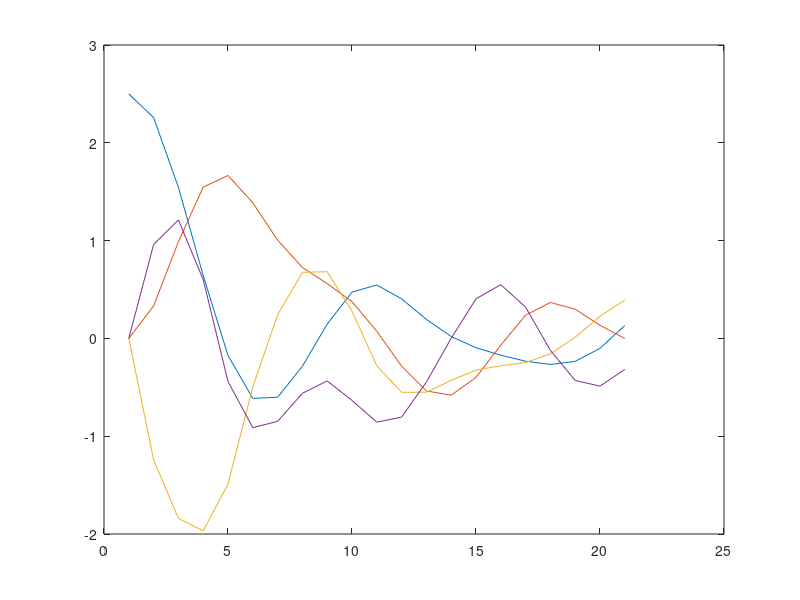

MATLAB code for this plot:
N = 20;
nx = 8;
nu = 3;

A = [0.76272   0.11488   0.00248   0.00002   0.45961   0.01981   0.00025   0.00000 ;
  0.11488   0.76520   0.11490   0.00248   0.01981   0.45987   0.01981   0.00025 ;
  0.00248   0.11490   0.76520   0.11488   0.00025   0.01981   0.45987   0.01981 ;
  0.00002   0.00248   0.11488   0.76272   0.00000   0.00025   0.01981   0.45961 ;
 -0.89941   0.42024   0.01931   0.00025   0.76272   0.11488   0.00248   0.00002 ;
  0.42024  -0.88010   0.42049   0.01931   0.11488   0.76520   0.11490   0.00248 ;
  0.01931   0.42049  -0.88010   0.42024   0.00248   0.11490   0.76520   0.11488 ;
  0.00025   0.01931   0.42024  -0.89941   0.00002   0.00248   0.11488   0.76272 ];

B = [0.11990   0.00252   0.00002 ;
  0.00252   0.11992   0.00252 ;
  0.00002   0.00252   0.11992 ;
  0.00000   0.00002   0.00252 ;
  0.45961   0.01981   0.00025 ;
  0.01981   0.45987   0.01981 ;
  0.00025   0.01981   0.45987 ;
  0.00000   0.00025   0.01981 ];

b = [0.10000 ;
  0.10000 ;
  0.10000 ;
  0.10000 ;
  0.10000 ;
  0.10000 ;
  0.10000 ;
  0.10000];

x0 = [  2.50000 ;
  2.50000 ;
  0.00000 ;
  0.00000 ;
  0.00000 ;
  0.00000 ;
  0.00000 ;
  0.00000 ];

% Cost function
Q = eye(nx);
R = 2*eye(nu);
q = 0.1*ones(nx,1);
r = 0.2*ones(nu,1);
H = blkdiag(kron(eye(N),blkdiag(Q,R)),Q);
f = [repmat([q;r],N,1);q];

G = [-eye(nx),zeros(nx,N*(nx+nu))];
g = [x0;repmat(b,N,1)];
for i=0:N-1
    G = [G;zeros(nx,i*(nx+nu)),A,B,-eye(nx),zeros(nx,(N-i-1)*(nx+nu))];
end

lb = [repmat([-4*ones(nx,1);-0.5*ones(nu,1)],N,1);-4*ones(nx,1)];
ub = -lb;

w = quadprog(H,f,[],[],G,-g,lb,ub);

XU = reshape([w;zeros(nu,1)],nx+nu,N+1).'

figure(1);plot(XU(:,1:2:7))